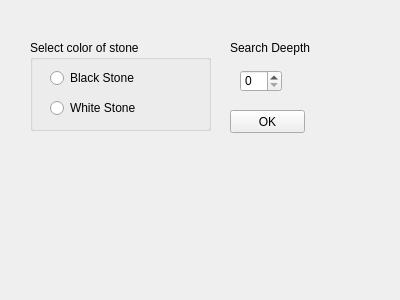
<?xml version="1.0" encoding="UTF-8"?>
<ui version="4.0">
 <class>MyWidget</class>
 <widget class="QWidget" name="MyWidget">
  <property name="geometry">
   <rect>
    <x>0</x>
    <y>0</y>
    <width>400</width>
    <height>300</height>
   </rect>
  </property>
  <property name="windowTitle">
   <string>MyWidget</string>
  </property>
  <widget class="QGroupBox" name="SelectColorBox">
   <property name="geometry">
    <rect>
     <x>30</x>
     <y>40</y>
     <width>181</width>
     <height>91</height>
    </rect>
   </property>
   <property name="title">
    <string>Select color of stone</string>
   </property>
   <widget class="QRadioButton" name="BlackButton">
    <property name="geometry">
     <rect>
      <x>20</x>
      <y>30</y>
      <width>89</width>
      <height>16</height>
     </rect>
    </property>
    <property name="text">
     <string>Black Stone</string>
    </property>
   </widget>
   <widget class="QRadioButton" name="WhiteButton">
    <property name="geometry">
     <rect>
      <x>20</x>
      <y>60</y>
      <width>89</width>
      <height>16</height>
     </rect>
    </property>
    <property name="text">
     <string>White Stone</string>
    </property>
   </widget>
  </widget>
  <widget class="QLabel" name="SearchDeepthlabel">
   <property name="geometry">
    <rect>
     <x>230</x>
     <y>40</y>
     <width>81</width>
     <height>16</height>
    </rect>
   </property>
   <property name="text">
    <string>Search Deepth</string>
   </property>
  </widget>
  <widget class="QSpinBox" name="DeepthBox">
   <property name="geometry">
    <rect>
     <x>240</x>
     <y>70</y>
     <width>42</width>
     <height>22</height>
    </rect>
   </property>
  </widget>
  <widget class="QPushButton" name="OKButton">
   <property name="geometry">
    <rect>
     <x>230</x>
     <y>110</y>
     <width>75</width>
     <height>23</height>
    </rect>
   </property>
   <property name="text">
    <string>OK</string>
   </property>
  </widget>
 </widget>
 <layoutdefault spacing="6" margin="11"/>
 <resources/>
 <connections/>
</ui>
